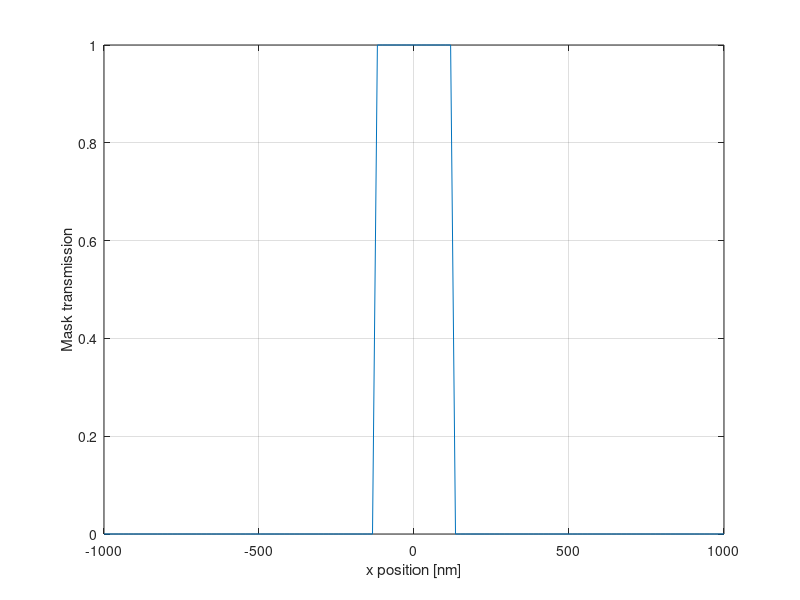

Recreate this plot in MATLAB. (Note: this script raises an error after producing the figure.)
% Define the chromium dot size in nanometers
dot_size = 250;

% Define the mask support (x support)
% Since we compute FT, better to choose a 2^n number of points
x_support = linspace(-1000, 1000, 128);

% Compute the pixel size in nanometers
dx = 2000 / 128;

% Define the mask, 1 for glass, 0 for chromium
mask = abs(x_support) < dot_size / 2;

% Plot
figure;
title('Mask Transmission');
plot(x_support, mask);
xlabel('x position [nm]');
ylabel('Mask transmission');
grid on;
%%%%%%%%%%%%%%%%%%%%%%%%%%%%%%%%%%%%%%%%%%%
% Computation of the mask TF and its frequency support
mask_ft = fftshift(fft(mask));
mask_ft_re = dlmread('mask_ft_re.txt')
mask_ft_im = dlmread('mask_ft_im.txt')
eps_mask_ft_re = max(abs(real(mask_ft)-mask_ft_re'))
eps_mask_ft_im = max(abs(imag(mask_ft)-mask_ft_im'))



%%%%%%%%%%%%%%%%%%%%%%%%%%%%%%%%%%%%%%%%%%%%%



% mask OK
mask_ft_py_re = dlmread('mask_ana_ft_re.txt')
mask_ft_py_im = dlmread('mask_ana_ft_im.txt')

eps_mask_ft_re = max(abs(real(mask_ft)-mask_ft_py_re'))
eps_mask_ft_im = max(abs(real(mask_ft)-mask_ft_py_im'))

% Do not forget the pixel size d when creating the frequency support
freq_support = fftshift(fftfreq(128, dx));
% Analytical Fourier Transform
mask_ana_ft = sinc(freq_support * dot_size) * dot_size / dx;
% Plotting section
figure;
title('Mask Fourier Transform');
plot(freq_support, abs(mask_ft), 'DisplayName', 'Numeric FT');
hold on;
plot(freq_support, abs(mask_ana_ft), 'o', 'DisplayName', 'Analytic FT');
legend show;
% mask_ana_py = dlmread('mask_ana_ft.txt')
% eps = max(abs(mask_ana_ft-mask_ana_py))
xlabel('Frequency [1/nm]');
ylabel('Mask spectrum');
hold off;
